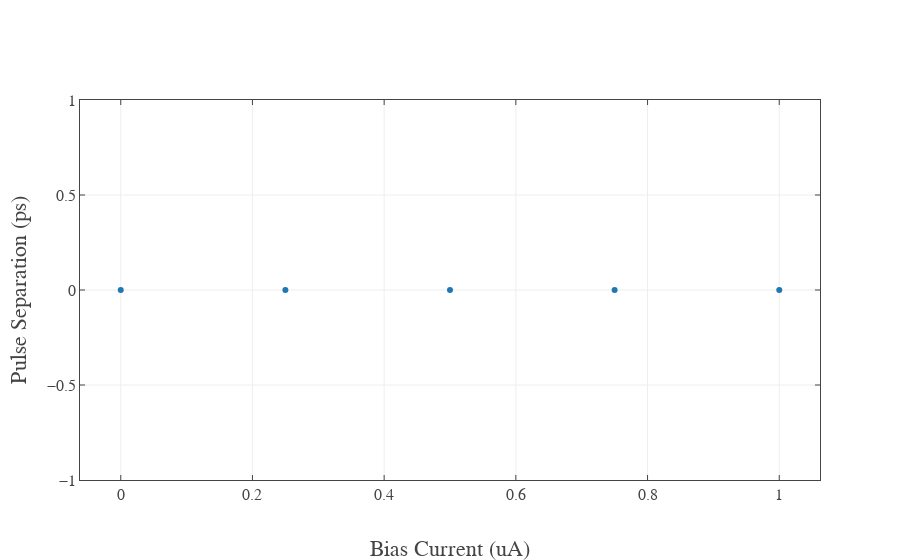

Notebook code cell kept with this figure:
### Code cell
biasseps = []

for i in range(7):   
    t = biasdata['time'][i]
    v1 = biasdata['v(1)'][i]
    v2 = biasdata['v(15)'][i]
    diff = t[peakutils.indexes(v2)[0]] - t[peakutils.indexes(v1)[0]]
    biasseps.append(diff)
    
l = dict(xaxis=dict(title="Bias Current (uA)"), yaxis=dict(title="Pulse Separation (ps)"))
ic = -2
biast = np.linspace(0, 1.5, 7)
l, tr = LinePlot(x=biast[:ic], y=biasseps[:ic], layoutOpts=l, show=False);
tr.update(mode='markers')
iplot(go.Figure(data=[tr], layout=l))

### Figure 1 — Plotly figure (JSON) as saved in the notebook; plotly's stock layout.template omitted (floating-point values rounded to 4 significant figures)
{"data": [{"line": {"width": 1}, "mode": "markers", "type": "scatter", "x": [0, 0.25, 0.5, 0.75, 1], "y": [0, 0, 0, 0, 0]}], "layout": {"font": {"family": "Computer Modern"}, "title": "", "xaxis": {"mirror": "ticks", "showline": true, "tickfont": {"size": 16}, "ticks": "inside", "title": "Bias Current (uA)", "titlefont": {"size": 22}, "zeroline": false}, "yaxis": {"mirror": "ticks", "showline": true, "tickfont": {"size": 16}, "ticks": "inside", "title": "Pulse Separation (ps)", "titlefont": {"size": 22}, "zeroline": false}}}
